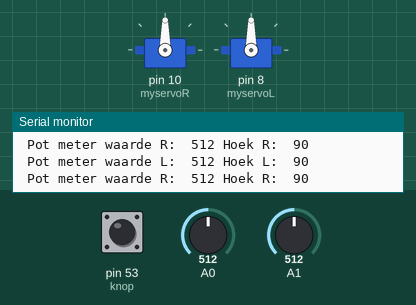
The sketch below on a simulated Arduino Mega 2560, built with avr-gcc and run on an emulated ATmega2560. Shown: 2 × servo, the last lines printed to the serial monitor. The test bench sets the inputs (shaded band); at power-on: pin 53 (knop) LOW, A0 = 512, A1 = 512.

Above: at 1.2 s.
1.3 s: pin 53 (knop) pulled HIGH for 1 s
5.3 s: A0 set to 11
6.8 s: A0 set to 8
9.8 s: pin 53 (knop) pulled HIGH for 0.25 s
At 11.0 s:
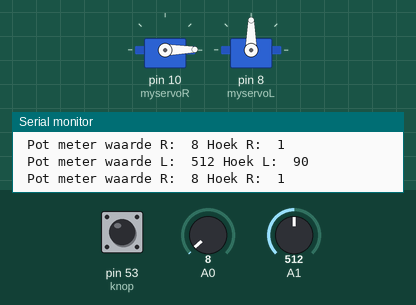
11.5 s: A1 set to 0
14.5 s: pin 53 (knop) pulled HIGH for 0.25 s
At 15.4 s:
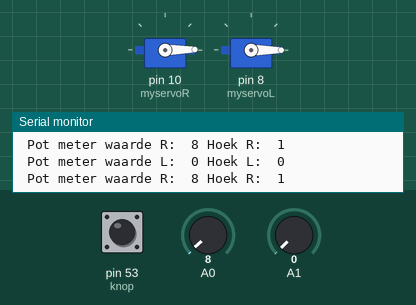
Timing chart, 0 to 17.2 s (numbered marks = the images above; inputs shaded):
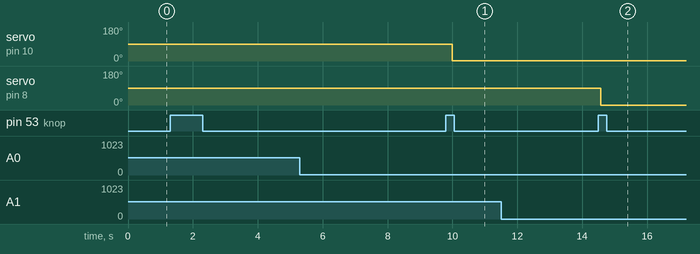

Measured:
- after the input at 9.8 s, servo on pin 10 (myservoR): 90° → 1° after 0.19 s
- after the input at 14.5 s, servo on pin 8 (myservoL): 90° → 0° after 0.08 s

The sketch:

servo_tester.ino
```cpp
#include <Servo.h>
Servo myservoL;
Servo myservoR;
int PotwaardeL;
int PotwaardeR;
int HoekL;
int HoekR;
int knop = 53;

void setup() {
  pinMode(A0,INPUT);
  pinMode(A1,INPUT);
  pinMode(53,INPUT);
  myservoR.attach(10);
  myservoL.attach(8);
Serial.begin(9600);

}

void loop() {
 PotwaardeL = analogRead(A1);
 PotwaardeR = analogRead(A0);
 Serial.print(" Pot meter waarde L:  ");
 Serial.print(PotwaardeL);
 HoekL = map(PotwaardeL, 0, 1023, 0, 180);
 Serial.print(" Hoek L:  ");
 Serial.println(HoekL);

 Serial.print(" Pot meter waarde R:  ");
 Serial.print(PotwaardeR);
 HoekR = map(PotwaardeR, 0, 1023, 0, 180);
 Serial.print(" Hoek R:  ");
 Serial.println(HoekR);


 delay(200);
 if (digitalRead(knop)==1){

  myservoR.write(HoekR);
  myservoL.write(HoekL);
 }
 }
```
